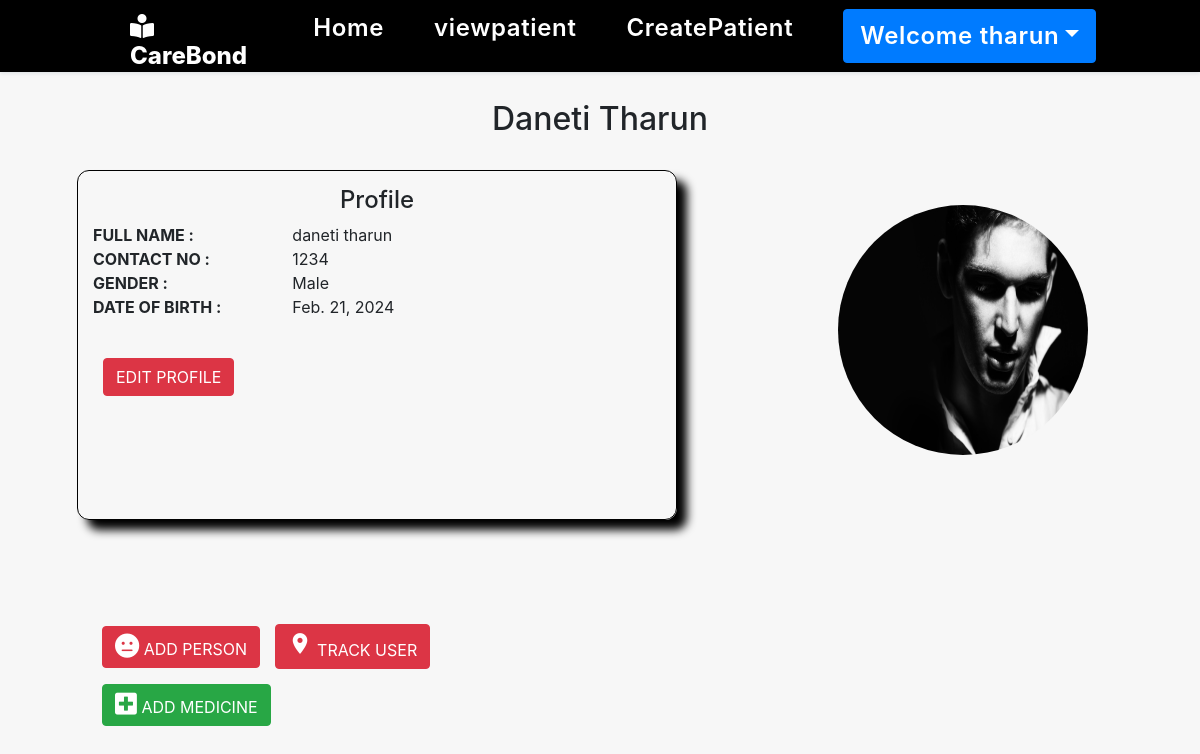
The app's page /patientedit/3 (signed in) with its own data.
### Patient/models.py (models this page shows, shortened)
class Patient(models.Model):
    user=models.ForeignKey(User,null=True,on_delete=models.CASCADE)
    care=models.ForeignKey(CareTaker,null=True,on_delete=models.CASCADE)
    facial_image = models.ImageField(default='main\static\images\profile.png',upload_to='images')
    contact=models.CharField(null=True,unique=True,max_length=13)
    gender=models.CharField(null=True,max_length=6)
    dob=models.DateField(null=True)

### main/views.py (the view)
# urls.py: path("patientedit/<int:pid>",patientedit,name='patientedit'),
def patientedit(request,pid):
    if not request.user.is_authenticated:
        return redirect('gaurdainlogin')
    error=""
    d=Patient.objects.get(id=pid)
    b={'d':d}
    return render(request,'Patientedit.html',b)

### main/templates/patientedit.html (shortened to what this page needs)
{% extends 'carenav.html' %}
{% load static%}
{% block body%}
<div class="container" style="margin-top:90px;">
    <h2 class="text-center" style="text-transform: capitalize;"> {{d.user.last_name}} {{d.user.first_name}}</h2>
    <div class="box-container">
        <div class="box-tilt">
            <div class="content">
                <h4 align="center">Profile</h4>
                <div class="row">
                    <div class="col-md-4">
                        <b>FULL NAME : </b>
                    </div>
                    <div class="col-md-6">
                        {{d.user.last_name}} {{d.user.first_name}}
                    </div>
                </div>
                <div class="row">
                    <div class="col-md-4">
                        <b>CONTACT NO : </b>
                    </div>
                    <div class="col-md-4">
                        {{d.contact}}
                    </div>
                </div>
                <div class="row">
                    <div class="col-md-4">
                        <b>GENDER : </b>
                    </div>
                    <div class="col-md-4">
                        {{d.gender}}
                    </div>
                </div>
                <div class="row">
                    <div class="col-md-4">
                        <b>DATE OF BIRTH : </b>
                    </div>
                    <div class="col-md-4">
                        {{d.dob}}
                    </div>
                </div> <br>
                <a href="#" class="btn btn-danger">EDIT PROFILE</a>
            </div>
        </div>
        <div class="box-tilt2">
            <img draggable="false" src="{{d.facial_image.url}}" alt="" class="pro" />
        </div>
        <div class="box-tilt3">
            <a href="{% url 'addperson' d.id%}" class="btn btn-danger"><i class="fas fa-meh" style="font-size:25px"></i> ADD PERSON </a>
            <a href="#" class="btn btn-danger"><i class="material-icons" style="font-size:25px">location_on</i> TRACK USER</a>
            <a href="#" class="btn btn-success"><i class="fa fa-plus-square" style="font-size:25px"></i> ADD MEDICINE</a>
        </div>
    </div>
    {%endblock%}

### main/templates/carenav.html (shortened to what this page needs)
<html >
<head>
    {% load static %}
    <link rel="stylesheet" href="https://maxcdn.bootstrapcdn.com/bootstrap/4.3.1/css/bootstrap.min.css">
    <link rel="stylesheet" href="https://use.fontawesome.com/releases/v5.6.3/css/all.css"
>
    <link rel="stylesheet" href="{% static 'mystyle.css' %}">
</head>
<body>
    <header>
		<a href="/" class="logo"><i class="	fas fa-book-reader" style="color: white;"></i> CareBond</a>
		<nav class="navbar">
			<ul>
				<li><a class="active" href="#">Home</a></li>
                <li><a class="active" href="{% url 'viewpatient' %}">viewpatient</a></li>
				<li><a href="{% url 'createpatient' %}">CreatePatient</a></li>
                <li class="navbar-item dropdown" style="color: black;" >
                    <a href="#" class="nav-link dropdown-toggle btn btn-primary" data-toggle="dropdown" >Welcome {{request.user.first_name}}</a>
                </li>
			</ul>
		</nav>
	</header>
</body>
</html>
{% block body %}
{% endblock %}

### main/static/mystyle.css (style rules this page uses)
* { margin: 0; padding: 0; box-sizing: border-box; text-decoration: none; outline: none; border: none; transition: all 0.2s linear; }
html { overflow-x: hidden; scroll-behavior: smooth; }
body { background: #f7f7f7; padding: 10px; }
html { overflow-x: hidden; }
header { position: fixed; top: 0; left: 0; right: 0; z-index: 1000; display: flex; align-items: center; justify-content: space-between; padding: 1.7rem 10%; height: 4.5rem; background-color: black; box-shadow: 0 1px 4px rgba(146, 161, 176, 0.3); }
header .logo { font-size: 1.5rem; font-weight: 800; text-decoration: none; color: white; }
header .logo i { font-size: 1.5rem; }
header .navbar ul { list-style: none; display: flex; justify-content: center; align-items: center; transition: all 1s linear; }
header .navbar li { margin-left: 2.5rem; transition: all 0.2s linear; }
header .navbar ul li a { font-size: 1.5rem; color: white; font-weight: 600; text-decoration: none; letter-spacing: 0.04rem; transition: all 0.2s linear; }
.box-container { justify-content: space-between; }
.dropdown { position: relative; display: inline-block; margin: 0 5px 0 10px; }

### main/templates/patientedit.html (style rules this page uses)
.box-container { display: flex; flex-wrap: wrap; gap: 1.5rem; margin: 2rem; }
.box-tilt { box-shadow: 1px 1px solid black; border: 1px solid black; width: 600px; height: 350px; padding: 15px; box-shadow: 10px 10px 10px black; border-radius: 12px; text-align: center; }
.box-tilt2 { box-shadow: 1px 1px solid black; width: 300px; height: 400px; padding: 15px; }
.box-tilt3 { box-shadow: 1px 1px solid black; width: 500px; padding: 15px; }
.pro { margin-top: 20px; width: 250px; height: 250px; border-radius: 50%; }
.content { text-align: left; }
a { margin-left: 10px; margin-top: 15px; }

### records on screen
Patient: user.last_name "Daneti", user.first_name "Tharun", user.last_name "daneti", user.first_name "tharun", contact "1234", gender "Male", dob "Feb. 21, 2024", facial_image (picture)

### other values on screen
{{ request.user.first_name }} "tharun"
